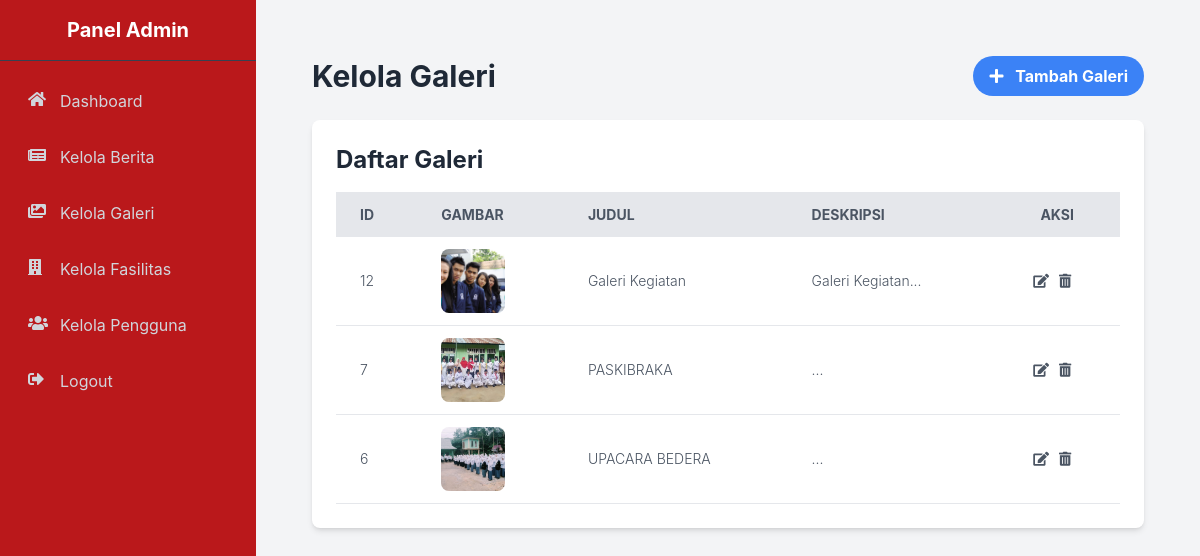
Screenshot of /admin/kelola_galeri (signed in) with the database file from the repository.
### tables this page shows
CREATE TABLE `galeri` (
  `id` int(11) NOT NULL,
  `judul` varchar(255) NOT NULL,
  `deskripsi` text DEFAULT NULL,
  `gambar` varchar(255) NOT NULL,
  `tanggal_upload` date NOT NULL
);

### controllers/AdminController.php (called while the page is built, shortened)
<?php
class AdminController {
    private $galeriModel;
    public function __construct() {
        global $conn;
        require_once ROOT_PATH . '/models/GaleriModel.php';
        $this->galeriModel = new GaleriModel($conn);
    }
    public function kelolaGaleri() {
        $data = [];
        $data['galeri_list'] = $this->galeriModel->getAllGaleri();
        require_once ROOT_PATH . '/views/layouts/admin_header.php';
        require_once ROOT_PATH . '/views/layouts/admin_sidebar.php';
        require_once ROOT_PATH . '/views/admin/kelola_galeri.php';
    }
}

### index.php (called while the page is built, shortened)
<?php
require_once ROOT_PATH . '/routes.php';

### models/GaleriModel.php (called while the page is built, shortened)
<?php
class GaleriModel {
    private $conn;
    public function __construct($conn) {
        $this->conn = $conn;
    }
    public function getAllGaleri() {
        $sql = "SELECT * FROM galeri ORDER BY tanggal_upload DESC, id DESC";
        $result = $this->conn->query($sql);
        $galeri = [];
        if ($result->num_rows > 0) {
            while ($row = $result->fetch_assoc()) {
                $galeri[] = $row;
            }
        }
        return $galeri;
    }
}

### views/admin/kelola_galeri.php (the view, shortened to what this page needs)
<?php
$galeri_list = $data['galeri_list'] ?? [];
?>
<main class="flex-grow p-6">
    <div class="flex justify-between items-center mb-6">
        <h1 class="text-3xl font-bold text-gray-800">Kelola Galeri</h1>
        <button id="tambahGaleriBtn" class="bg-blue-500 hover:bg-blue-600 text-white font-bold py-2 px-4 rounded-full transition duration-300">
            <i class="fas fa-plus mr-2"></i> Tambah Galeri
        </button>
    </div>
    <div id="galeriListTable" class="bg-white rounded-lg shadow-md p-6">
        <h2 class="text-2xl font-bold text-gray-800 mb-4">Daftar Galeri</h2>
        <div class="overflow-x-auto">
            <table class="min-w-full bg-white">
                <thead>
                    <tr class="w-full bg-gray-200 text-gray-600 uppercase text-sm leading-normal">
                        <th class="py-3 px-6 text-left">ID</th>
                        <th class="py-3 px-6 text-left">Gambar</th>
                        <th class="py-3 px-6 text-left">Judul</th>
                        <th class="py-3 px-6 text-left">Deskripsi</th>
                        <th class="py-3 px-6 text-center">Aksi</th>
                    </tr>
                </thead>
                <tbody class="text-gray-600 text-sm font-light">
                    <?php if (!empty($galeri_list)): ?>
                        <?php foreach ($galeri_list as $galeri): ?>
                            <tr class="border-b border-gray-200 hover:bg-gray-100">
                                <td class="py-3 px-6 text-left whitespace-nowrap"><?= htmlspecialchars($galeri['id']) ?></td>
                                <td class="py-3 px-6 text-left">
                                    <img src="/pondok-subusalam/assets/uploads/galeri/<?= htmlspecialchars($galeri['gambar']) ?>" alt="<?= htmlspecialchars($galeri['judul']) ?>" class="w-16 h-16 object-cover rounded-lg">
                                </td>
                                <td class="py-3 px-6 text-left"><?= htmlspecialchars($galeri['judul']) ?></td>
                                <td class="py-3 px-6 text-left"><?= htmlspecialchars(substr($galeri['deskripsi'], 0, 50)) ?>...</td>
                                <td class="py-3 px-6 text-center">
                                    <div class="flex item-center justify-center">
                                        <a href="/pondok-subusalam/admin/kelola_galeri?action=edit&id=<?= htmlspecialchars($galeri['id']) ?>" class="w-4 mr-2 transform hover:text-purple-500 hover:scale-110">
                                            <i class="fas fa-edit"></i>
                                        </a>
                                        <a href="/pondok-subusalam/admin/kelola_galeri?action=hapus&id=<?= htmlspecialchars($galeri['id']) ?>" onclick="return confirm('Apakah Anda yakin ingin menghapus item ini?');" class="w-4 mr-2 transform hover:text-red-500 hover:scale-110">
                                            <i class="fas fa-trash-alt"></i>
                                        </a>
                                    </div>
                                </td>
                            </tr>
                        <?php endforeach; ?>
                    <?php else: ?>
                        <tr>
                            <td colspan="5" class="py-3 px-6 text-center text-gray-500">Tidak ada data galeri.</td>
                        </tr>
                    <?php endif; ?>
                </tbody>
            </table>
        </div>
    </div>
</main>

### views/layouts/admin_header.php (style rules this page uses)
body { font-family: 'Inter', sans-serif; }

### rows the page displays
galeri: id "12", gambar (picture), judul "Galeri Kegiatan", deskripsi "Galeri Kegiatan"
galeri: id "7", gambar (picture), judul "PASKIBRAKA"
galeri: id "6", gambar (picture), judul "UPACARA BEDERA"
